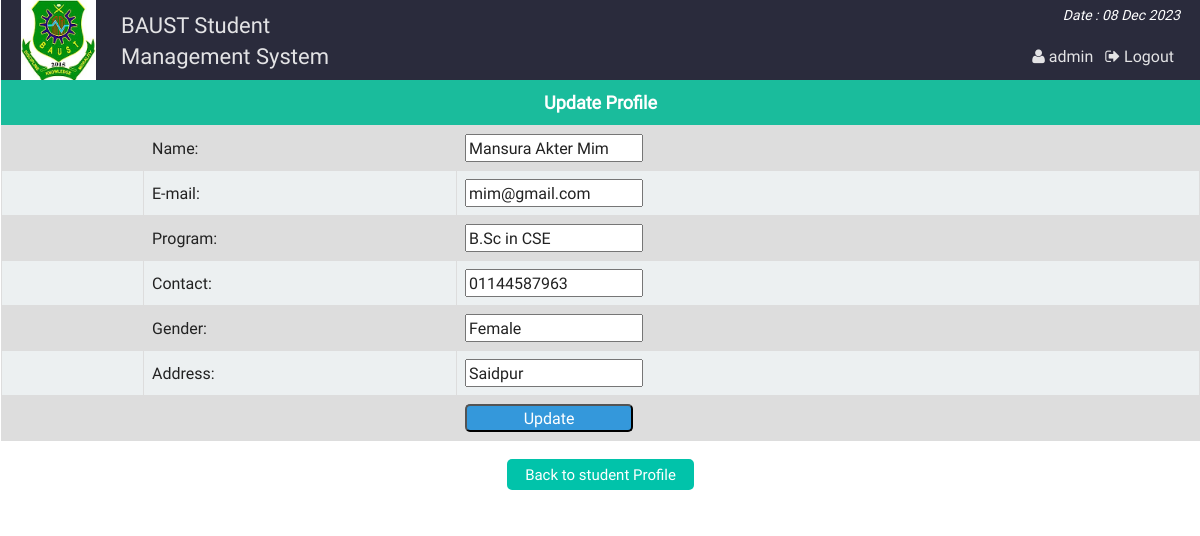
The page /admin_single_student_update.php?id=200101008 (signed in) on the database its author committed.
### tables this page shows
CREATE TABLE `st_info` (
  `st_id` varchar(20) NOT NULL,
  `name` varchar(100) NOT NULL,
  `password` varchar(32) NOT NULL,
  `email` varchar(50) NOT NULL,
  `bday` date NOT NULL,
  `program` varchar(15) NOT NULL,
  `contact` varchar(20) NOT NULL,
  `gender` varchar(10) NOT NULL,
  `address` varchar(255) NOT NULL,
  `img` varchar(255) DEFAULT NULL
);

### php/functions.php (called while the page is built, shortened)
<?php
class login_registration_class{
	public function getuserbyid($st_id){
		global $conn;
		$query = $conn->query("select * from st_info where st_id='$st_id'");
		return $query;
	}
};
?>

### admin_single_student_update.php (the view, shortened to what this page needs)
<?php
	require "php/config.php";
	require_once "php/functions.php";
	$user = new login_registration_class();
	if(isset($_REQUEST['id'])){
		$st_id = $_REQUEST['id'];
	}else{
		header('Location: admin.php');
		exit();
	}
?>
<?php
include "php/headertop_admin.php";
?>
<div class="profile">
			<h3 style="font-size:18px;text-align:center;background:#1abc9c;color:#fff;padding:10px;margin:0">Update Profile</h3>
			<div class="st_update fix">
				<form action="" method="post" enctype="multipart/form-data">
						<?php
						$result = $user->getuserbyid($st_id);
						while($row = $result->fetch_assoc()){
						?>
					<table class="tab_one" >
						<tr>
							<td style="width:125px;"></td>
							<td>Name:</td>
							<td><input type="text" name="st_name" value="<?php echo $row['name'];?>"></td>
						</tr>
						<tr>
							<td style="width:125px;"></td>
							<td>E-mail:</td>
							<td><input type="email" name="st_email" value="<?php echo $row['email']; ?>"></td>
						</tr>
						<tr>
							<td style="width:125px;"></td>
							<td>Program:</td>
							<td><input type="text" name="st_dept" value="<?php echo $row['program']; ?>"></td>
						</tr>
						<tr>
							<td style="width:125px;"></td>
							<td>Contact:</td>
							<td><input type="text" name="st_contact" value="<?php echo $row['contact']; ?>"></td>
						</tr>
						<tr>
							<td style="width:125px;"></td>
							<td>Gender:</td>
							<td><input type="text" name="st_gender" value="<?php echo $row['gender']; ?>"></td>
						</tr>
						<tr>
							<td style="width:125px;"></td>
							<td>Address:</td>
							<td><input type="text" name="st_add" value="<?php echo $row['address']; ?>"></td>
						</tr>
						<tr>
						<td style="width:125px;"></td>
						<td></td>
						<td colspan="2">
							<input style="background:#3498db;color:#fff;width:168px;border-radius:5px;" type="submit" name="Update" value="Update">
							</td>
						</tr>
					</table>
						<?php } ?>
				</form>
			</div>
			<div class="back fix">
				<p style="text-align:center"><a href="admin_all_student.php"><button class="editbtn">Back to student Profile</button></a></p>
			</div>
</div>

### css/main.css (style rules this page uses)
html { color: #222; font-size: 1em; line-height: 1.4; }
a { text-decoration:none; }
.fix { overflow:hidden; }
body { font-family:roboto !important; background:url(../img/ptrn.png) repeat fixed; }
.st_reg th, td { padding: 8px; }
table.tab_one { width:100%; }
table.tab_one td { border:1px solid #ddd; padding:8px; }
table.tab_one tr:nth-child(odd) { background:#ddd; }
table.tab_one tr:nth-child(even) { background:#ecf0f1; }
.editbtn { background-color: #01C3AA; border: none; border-radius:5px; color: white; padding: 5px 18px; text-align: center; text-decoration: none; display: inline-block; font-size: 15px; margin: 2px 1px; cursor: pointer; }
table.att_tab tr,td,th { border:2px solid #ddd; border-collapse:collapse; padding:8px; }

### rows shown on the page
st_info: st_name "Mansura Akter Mim", st_email "mim@gmail.com", st_dept "B.Sc in CSE", st_contact "01144587963", st_gender "Female", st_add "Saidpur"

### other values the page prints
$admin_name "admin"
